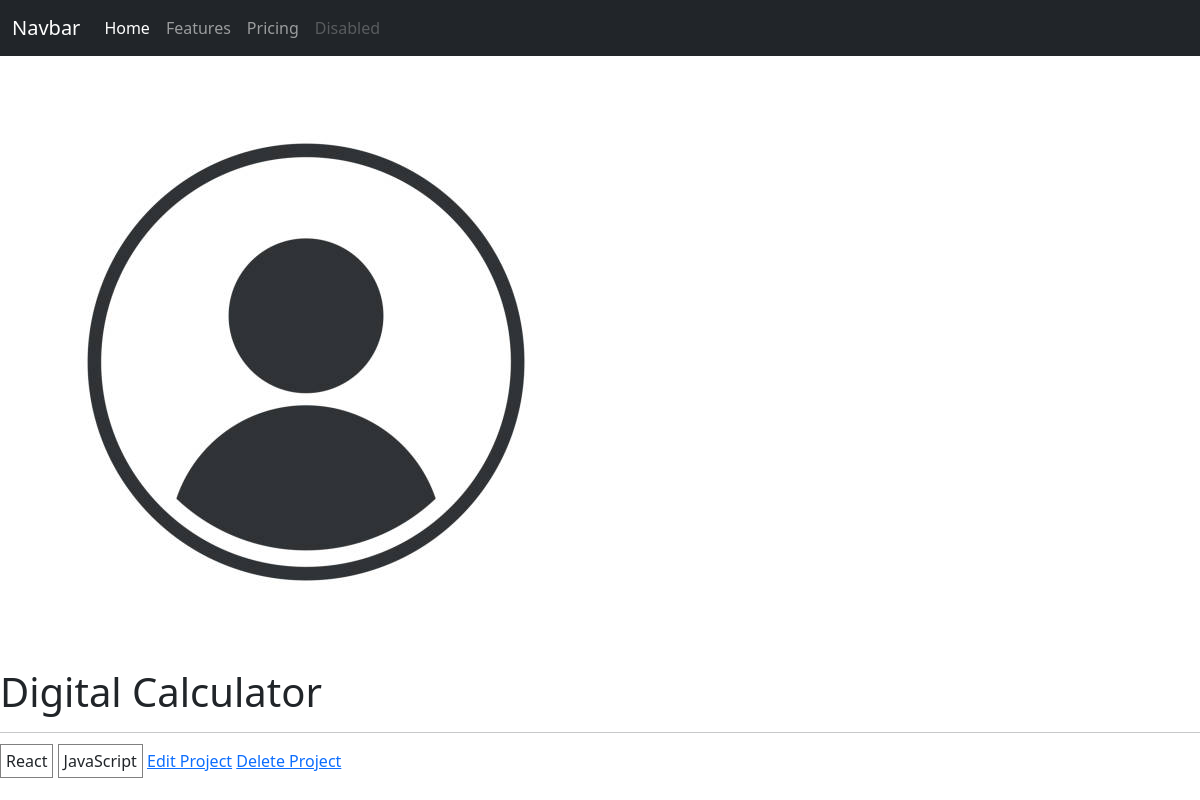
Screenshot of /project/8bcf7918-f7f6-419b-9e98-d17a17494894/ with the database file from the repository.
### project/models.py (models this page shows, shortened)
class Project(models.Model):
    title = models.CharField(max_length = 200)
    description = models.TextField(null= True, blank=True)
    featured_image = models.ImageField(null= True, blank=True, default='default.jpg')
    demo_link = models.CharField(max_length = 2000, null = True, blank = True)
    source_link = models.CharField(max_length = 2000, null = True, blank = True)
    tags = models.ManyToManyField(Tag, blank=True)
    total_vote = models.IntegerField(default=0, blank=True, null=True)
    vote_ratio = models.IntegerField(default=0, blank=True, null=True)
    created = models.DateTimeField(auto_now_add = True)
    id = models.UUIDField(default = uuid.uuid4, unique = True, primary_key = True, editable = False)

class Tag(models.Model):
    name = models.CharField(max_length = 200)
    id = models.UUIDField(default = uuid.uuid4, unique = True, primary_key = True, editable = False)
    created = models.DateTimeField(auto_now_add = True)
    def __str__(self):
        return self.name

### project/views.py (the view)
# urls.py: path('project/<str:pk>/', views.project, name='single-project'),
def project(request, pk):
    projObj = Project.objects.get(id=pk)
    context = {'projObj': projObj}
    return render(request, 'projects/single-project.html', context)

### project/templates/projects/single-project.html (shortened to what this page needs)
{% extends 'base.html' %}
{% block content %}
<img src= {{ projObj.featured_image.url }} alt="featured-image">
<h1>{{projObj.title}}</h1>
<hr>
{% for tag in projObj.tags.all %}
    <span style="border: 1px solid grey; padding: 5px">{{tag}}</span>
{% endfor %}
<a href= {% url 'update-project' projObj.id %}>Edit Project</a>
<a href= {% url 'delete-project' projObj.id %}>Delete Project</a>
{% endblock content %}

### static/styles/projects.css (style rules this page uses)
body, html { height: 100%; }

### rows the page displays
Project: featured_image (placeholder picture), title "Digital Calculator"
Tag: name "React"
Tag: name "JavaScript"
